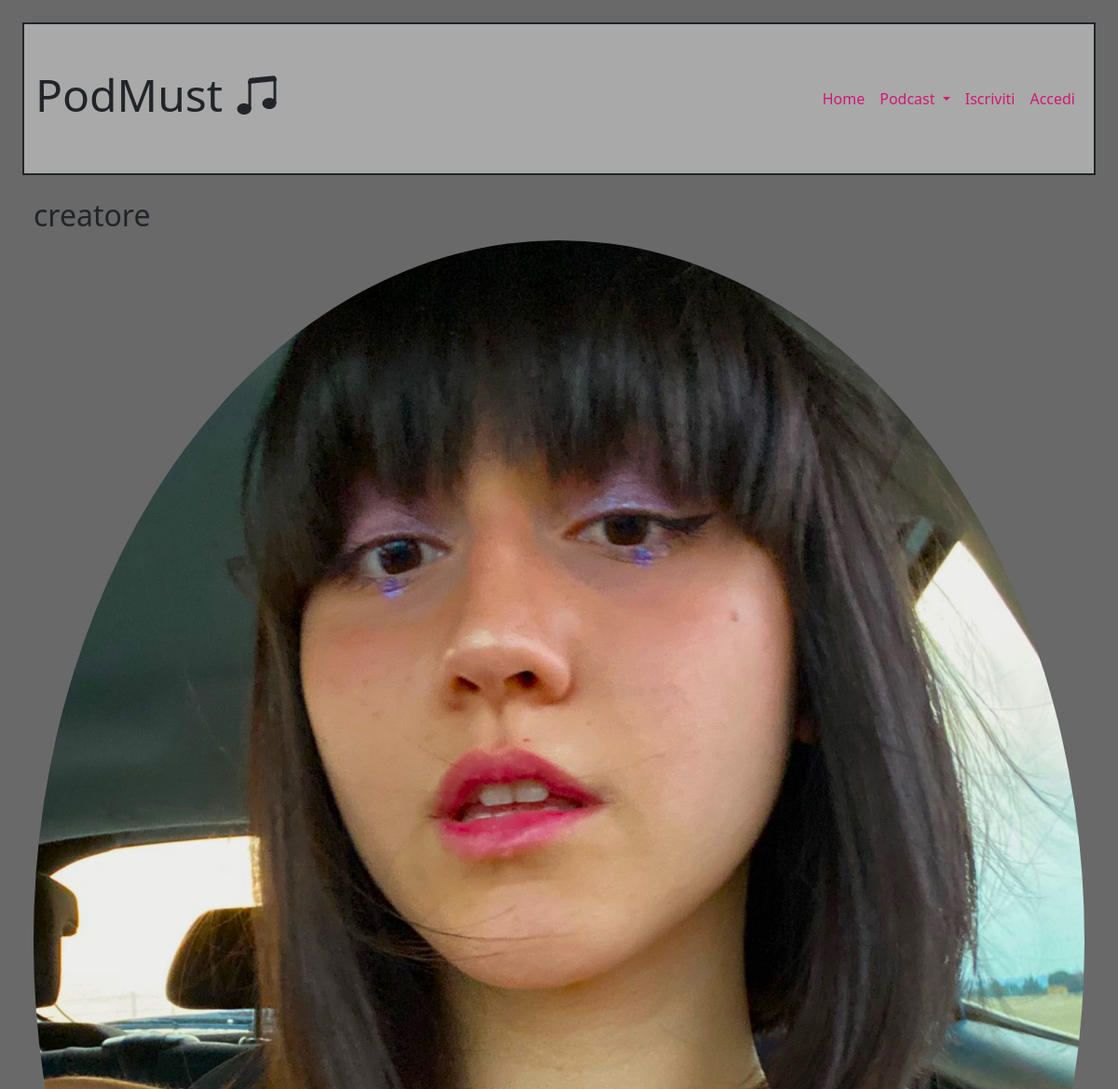
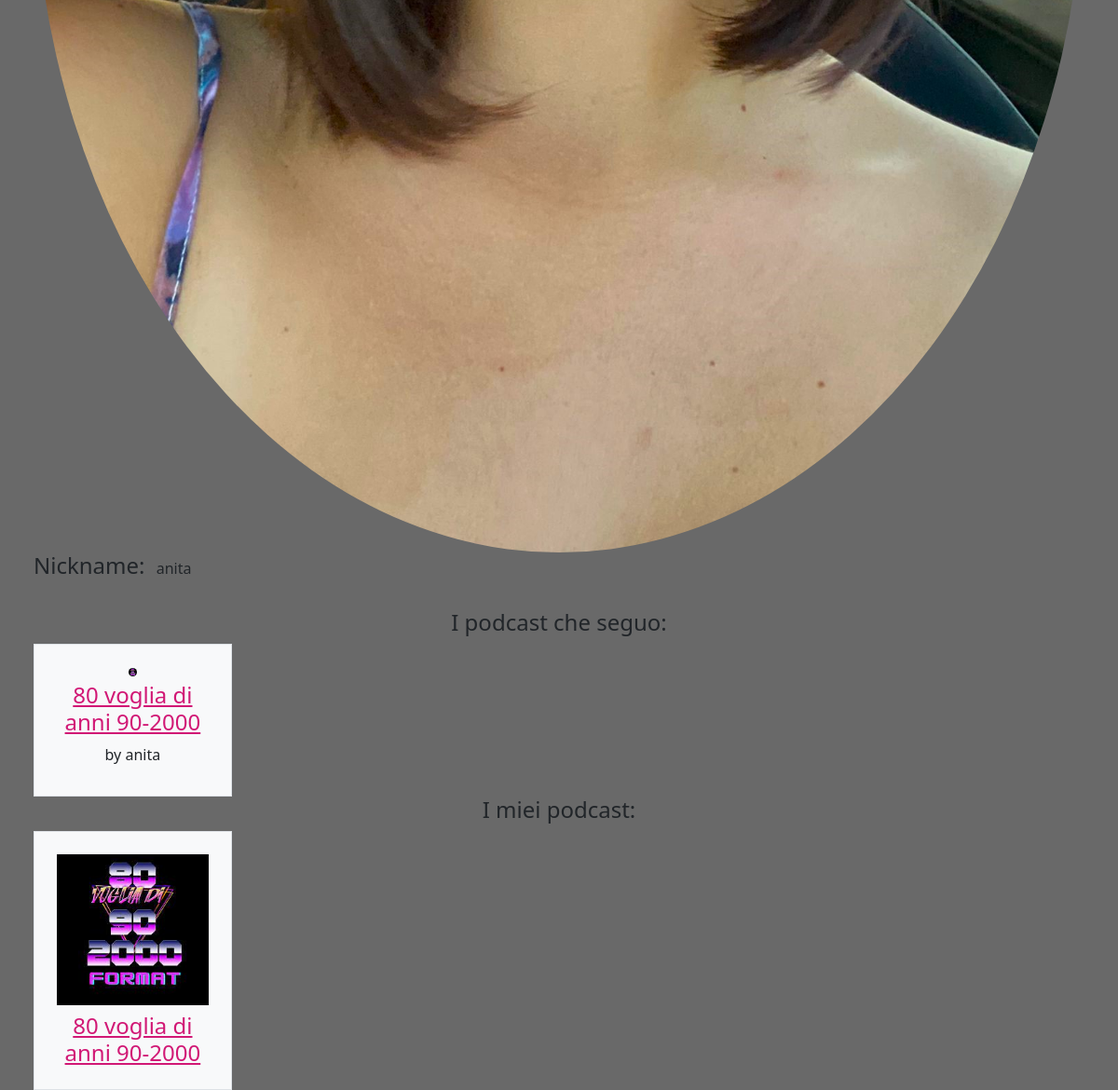
Screenshot of /profilo/1 with the database file from the repository (2 pictures, top to bottom).
### tables this page shows
CREATE TABLE "USER" (
	"id"	INTEGER,
	"type"	TEXT NOT NULL,
	"nickname"	TEXT NOT NULL UNIQUE,
	"password"	TEXT NOT NULL,
	"usrimg"	TEXT NOT NULL,
	PRIMARY KEY("id" AUTOINCREMENT)
);

CREATE TABLE "PODCAST" (
	"pid"	INTEGER,
	"title"	TEXT NOT NULL UNIQUE,
	"description"	TEXT NOT NULL,
	"category"	TEXT NOT NULL,
	"podcastimg"	TEXT NOT NULL,
	"creator"	INTEGER,
	FOREIGN KEY("creator") REFERENCES "USER"("id"),
	PRIMARY KEY("pid" AUTOINCREMENT)
);

### app.py (the view)
@app.route('/profilo/<int:id>')
def profilo(id):
    user=dao.get_user_by_id(id)
    followed_podcasts=dao.get_followed_podcasts(id)
    my_podcasts=dao.get_my_podcasts(id)
    return render_template('profilo.html', user=user, followed_podcasts=followed_podcasts, my_podcasts=my_podcasts)

### dao.py (called while the page is built)
def get_followed_podcasts(id):
    conn = sqlite3.connect('database/esame.db')
    conn.row_factory = sqlite3.Row
    cursor = conn.cursor()
    sql = 'SELECT PODCAST.podcastimg, PODCAST.title, PODCAST.pid, USER.nickname\
            FROM PODCAST, USER, FOLLOW\
            WHERE FOLLOW.podcast=PODCAST.pid AND PODCAST.creator=USER.id AND FOLLOW.user=?'
    cursor.execute(sql, (id,))
    followed_podcasts = cursor.fetchall()
    cursor.close()
    conn.close()
    return followed_podcasts

def get_my_podcasts(id):
    conn = sqlite3.connect('database/esame.db')
    conn.row_factory = sqlite3.Row
    cursor = conn.cursor()
    sql = 'SELECT PODCAST.podcastimg, PODCAST.title, PODCAST.pid\
            FROM PODCAST\
            WHERE PODCAST.creator=?'
    cursor.execute(sql, (id,))
    my_podcasts = cursor.fetchall()
    cursor.close()
    conn.close()
    return my_podcasts

def get_user_by_id(user_id):
    conn = sqlite3.connect('database/esame.db')
    conn.row_factory = sqlite3.Row
    cursor = conn.cursor()
    sql = 'SELECT *\
            FROM USER\
            WHERE USER.id=?'
    cursor.execute(sql, (user_id,))
    utente = cursor.fetchone()
    cursor.close()
    conn.close()
    return utente

### templates/profilo.html (shortened to what this page needs)
{% extends "base.html" %}
{% block content %}
    <h2> {{user.type |e}} </h2>
    <img src="{{ url_for('static', filename=user.usrimg) }}" class="rounded-circle float-end" alt="Questa è l\'immagine di profilo">
    <ul class="list-inline">
        <li class="list-inline-item"> <h4>Nickname:</h4> </li>
        <li class="list-inline-item"> <p>{{user.nickname |e }}<p> </li>
    </ul>
    <div class="container text-center">
        <h4> I podcast che seguo: </h4>
        <div class="row row-cols-2 row-cols-lg-5 g-2 g-lg-3">
            {% for followed_podcast in followed_podcasts %}
            <div class="col">
                <div class="p-3 border bg-light">
                    <img class="rounded" src="{{ url_for('static', filename=followed_podcast.podcastimg) }}" height="5%" width="5%" alt="Questa è l\'immagine di copertina del podcast che seguo">
                    <h4> <a href="{{ url_for('podcast', pid=followed_podcast.pid) }}">{{ followed_podcast.title |e }}</a> </h4>
                    <p>by {{followed_podcast.nickname |e }}</p>
                </div>
            </div>
            {% endfor %}
        </div>
    </div>
    {% if user.type=="creatore" %}
    <div class="container text-center">
        <h4> I miei podcast: </h4>
        <div class="row row-cols-2 row-cols-lg-5 g-2 g-lg-3">
            {% for my_podcast in my_podcasts %}
            <div class="col">
                <div class="p-3 border bg-light">
                    <img class="w-100 p-2" src="{{ url_for('static', filename=my_podcast.podcastimg) }}" alt="Questa è l\'immagine di copertina del mio podcast">
                    <h4> <a href="{{ url_for('podcast', pid=my_podcast.pid) }}">{{ my_podcast.title |e }}</a> </h4>
                </div>
            </div>
            {% endfor %}
        </div>
    </div>
    {% endif %}
{% endblock %}

### templates/base.html (shortened to what this page needs)
<!DOCTYPE html>
<html lang="it">
    <head>
        <link href="https://cdn.jsdelivr.net/npm/bootstrap@5.2.2/dist/css/bootstrap.min.css" rel="stylesheet"
>
        <link rel="stylesheet" href="https://cdn.jsdelivr.net/npm/bootstrap-icons@1.10.3/font/bootstrap-icons.css">
        <link rel="stylesheet" type ="text/css" href="{{ url_for('static', filename='style.css') }}">
    </head>
    <body>
        <header id="myheader">
            <nav class="navbar navbar-dark navbar-expand-lg mynavbar">
                <div class="container-fluid">
                    <h1 class="display-5"> <b> PodMust <i class="bi bi-music-note-beamed"></i> </b> </h1>
                <div class="collapse navbar-collapse" id="navbarSupportedContent">
                    <ul class="navbar-nav ms-auto">
                        <li class="nav-item">
                            <a class="nav-link {% block home_link %}{% endblock %}" aria-current="page" href="/"> Home </a>
                        </li>
                        <div class="collapse navbar-collapse" id="navbarNavDarkDropdown">
                            <ul class="navbar-nav">
                                <li class="nav-item dropdown">
                                <a class="nav-link dropdown-toggle" href="#" role="button" data-bs-toggle="dropdown" aria-expanded="false"> Podcast </a>
                                </li>
                            </ul>
                        </div>
                        {% if current_user.is_authenticated %}
                        <li class="nav-item">
                            <a class="nav-link {% block profilo_link %}{% endblock %}" href="{{ url_for('profilo', id=current_user.id) }}"> Il mio profilo </a>
                        </li>
                        <li class="nav-item">
                            <a class="nav-link" href="{{ url_for('logout') }}"> <i class="bi bi-power"></i> </a>
                        </li>
                        {% else %}
                        <li class="nav-item">
                            <a class="nav-link {%block signup_active%}{% endblock %}" aria-current="page" href="{{ url_for('signup') }}"> Iscriviti </a>
                        </li>
                        <li class="nav-item">
                            <a class="nav-link {%block login_active%}{% endblock %}" href="{{ url_for('login') }}"> Accedi </a>
                        </li>
                        {% endif %}
                    </ul>
                </div>
                </div>
            </nav>
        </header>
        <div class="container-fluid mt-4">
            <div class="row">
              {%block content %}{% endblock %}
            </div>
          </div>
    </body>
</html>

### static/style.css (style rules this page uses)
body { background-color: dimgrey; padding-left: 2%; padding-right: 2%; margin-top: 2%; }
#myheader { background-color: darkgrey; border: 2px solid; width: 100%; }
.mynavbar { height: 10rem; width: 100%; }
a:link { color:rgb(209, 24, 117); }

### rows the page displays
USER: type "creatore", usrimg (picture), nickname "anita"
PODCAST: podcastimg (picture), title "80 voglia di anni 90-2000", nickname "anita"
